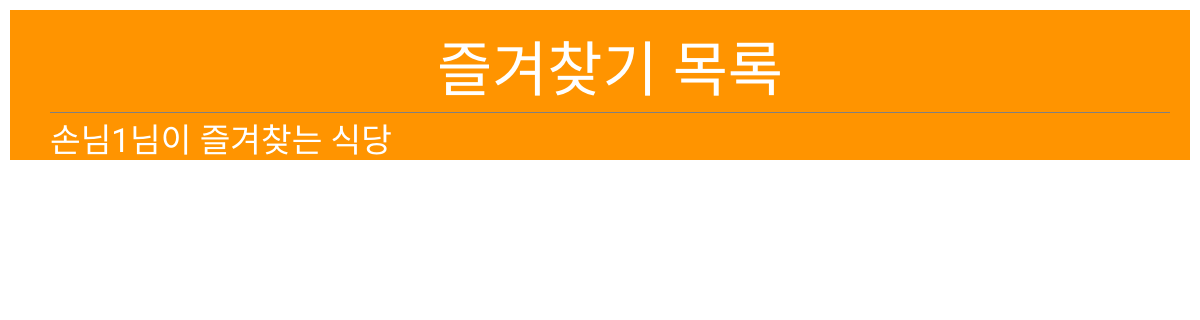
Page /like/ (signed in) on the earlier database version.
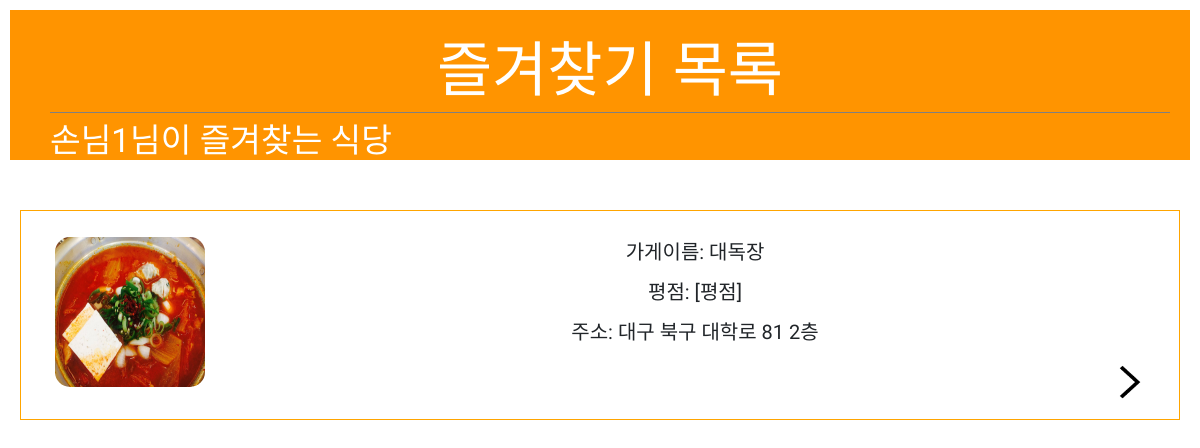
Same page on the later database version.
### account/models.py (models this page shows)
class Profile(models.Model):
    user = models.OneToOneField(User, on_delete=models.CASCADE)
    name = models.TextField(max_length=225, blank=True)
    phonenumber = models.CharField(max_length=200, blank=True)
    user_type = models.CharField(max_length=200, blank=True, default="none")
    shop_id = models.IntegerField(default=-1)

### app1/models.py (models this page shows, shortened)
class Like(models.Model):
    shop = models.ForeignKey(Shop, on_delete=models.CASCADE, null=True) # 특정 market이 삭제되면, 그 market의 즐겨찾기 정보 제거
    user = models.ForeignKey(User, on_delete=models.CASCADE, null=True)

class Shop(models.Model):
    name=models.CharField(max_length=225)
    address=models.CharField(max_length=225)
    phone_number=models.CharField(max_length=225)
    open_time=models.TimeField()
    close_time=models.TimeField()
    category=models.CharField(max_length=225)
    description=models.TextField()
    photo=models.ImageField(upload_to='images/')
    owner=models.ForeignKey(User, on_delete=models.CASCADE, null=True)
    likes =models.ManyToManyField(
        User, # User 모델과 Shop 모델을 M : N 관계로 두겠다.
        through='Like', # Like라는 중개 모델을 통해 M : N 관계를 맺는다.
        through_fields=('shop', 'user'), # Like에 shop 속성, user 속성을 추가하겠다.
        related_name='likes' # 1 : N  관계에서 market과 연결된 comment를 가져올 때 comment_set으로 가져왔는데,
        )

### app1/views.py (the view)
# urls.py: path('like/', app1.views.like, name='like'),
def like(request):
    likes=Like.objects.select_related()
    user=request.user
    return render(request,'like.html', {'likes':likes})

### app1/templates/like.html (shortened to what this page needs)
<!DOCTYPE html>
<html lang="en">
<head>
    <link rel="stylesheet" href="https://stackpath.bootstrapcdn.com/bootstrap/4.3.1/css/bootstrap.min.css">
</head>
<body>
    <div class="page-header">
        <h1>즐겨찾기 목록</h1>
        <h4>{{user.profile.name}}님이 즐겨찾는 식당</h4>
    </div>
        <div class='like' align="center">
            <br>
            {% for like in likes %}
            {% if like.user == user %}
                <div style="height: 210px; padding: 6px; border:1px solid orange; float: center">
                    <a href="{% url 'restaurant' like.shop.id %}">
                        <div class = "container">
                            <div class="nav-image"><img src="{{like.shop.photo.url}}"></div></a>
                            <div class="content">
                                <div>가게이름: {{like.shop.name}}</div>
                                <div>평점: [평점]</div>
                                <div>주소: {{like.shop.address}}</div>
                            </div>
                            <a href="{% url 'restaurant' like.shop.id %}"><img src="/static/arrow.png" align="right" width="50px" height="50px" ></a>
                        </div>
                </div>
            {% endif %}
            {% endfor %}
        </div>
</body>
</html>

### app1/templates/like.html (style rules this page uses)
.page-header { height:150px; background-color: #ff9400; margin-top: 20; padding: 20px 20px 20px 40px; }
.page-header h1 { font-family: 'Jua', sans-serif; color: #ffffff; font-size: 45pt; text-decoration: none; text-align: center; padding:5px; border-bottom: solid 1px gray; }
.page-header h4 { font-family: 'Jua', sans-serif; color: #ffffff; font-size: 25pt; text-decoration: none; text-align: left; }
body { font-size:20px; text-align: center; }
div { margin: 10px; }
.container { font-family: 'Jua', sans-serif; float: center; overflow:hidden; }
.nav-image img { height:150px; width: 150px; border-radius: 10%; float: left; text-align: left; margin-right: 50px; }
.like { float: center; }

Differences in the rows shown:
added Like: shop.photo (picture), shop.name "대독장", shop.address "대구 북구 대학로 81 2층"
